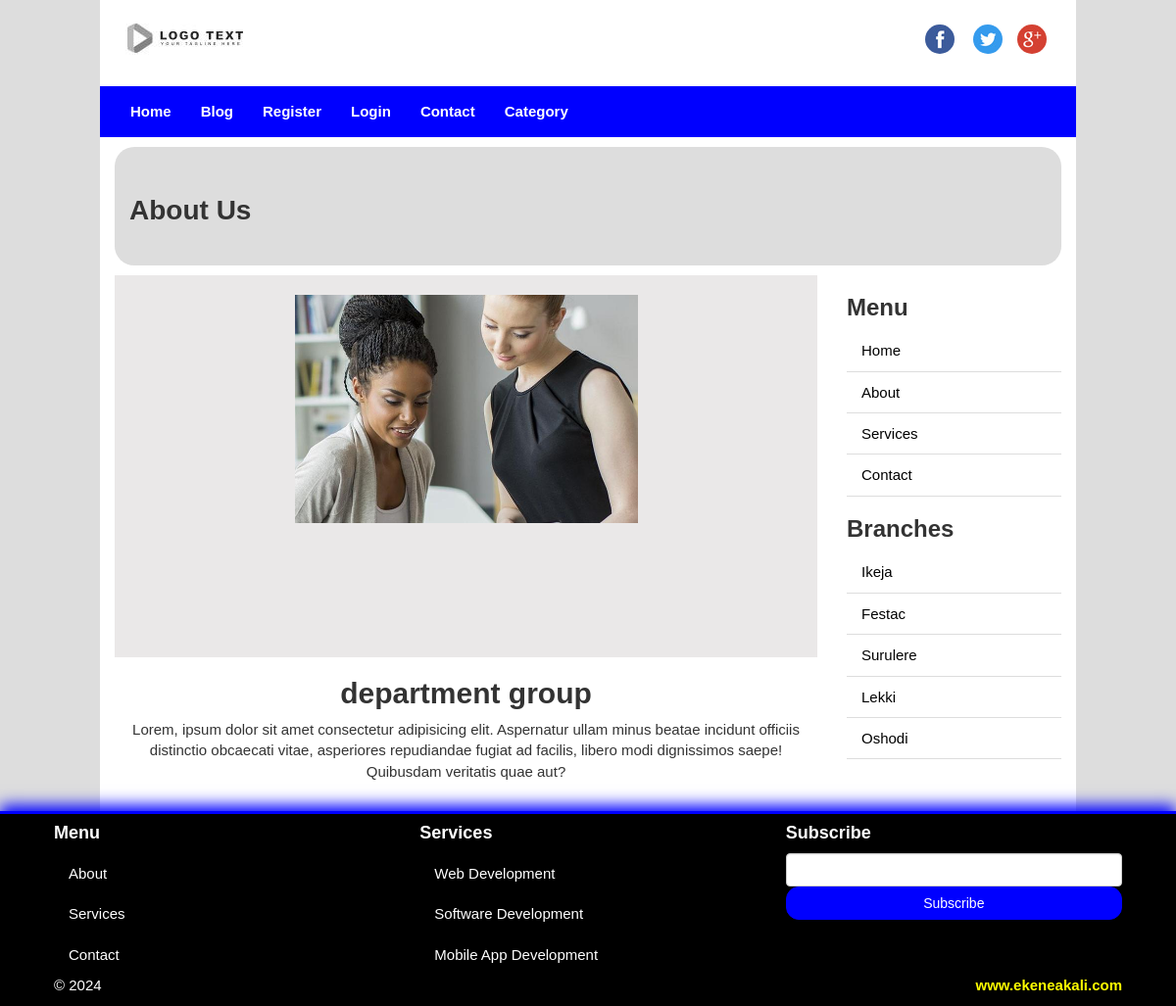
Page /pages/about-detail/6/ on the committed database.
### cms_app/models.py (models this page shows, shortened)
class Team(models.Model):
    team_name = models.CharField(max_length=120)
    profile_pic = models.FileField(blank=True, null=True, upload_to='uploads', verbose_name='Profile Picture')
    biography = models.TextField()
    class Meta():
        verbose_name_plural='Our Team'
    def get_profile(self):
        if self.profile_pic:
            return self.profile_pic.url

### cms_app/views.py (the view)
# urls.py: path('about-detail/<int:abt_id>/', views.about_detail, name='ekene_detail'),
def about_detail(request, abt_id):
    team_detail = Team.objects.get(id=abt_id)
    return render(request, 'cms_app/detail.html', {'detail':team_detail})

### cms_app/context_processor.py (called while the page is built)
def category_menu(request):
    return {'menu':Category.objects.all()}

### templates/cms_app/detail.html (shortened to what this page needs)
{% extends 'cms_app/base.html' %}
{% load static %}
{% block content %}
<section id="sectionTitle">
  <div class="pageTitle">
    <h1>About Us</h1>
  </div>
</section>
<section id="content">
  <div class="row">
    <div class="col-sm-9 text-center" id="detailContent">
      {% if detail %}
      <div class="contain-img">
        <div class="img-div">
            <img src="{{ detail.get_profile }}" class="img-responsive">
        </div>
      </div>
      <div class="detail-content">
        <h2>{{ detail.team_name  }}</h2>
        <p>
          {{ detail.biography }}
        </p>
      </div>
      {% endif %}
    </div>
    {% include 'cms_app/sidebar.html' %}
  </div>
</section>
{% endblock %}

### static/cms_app/css/ekene.css (style rules this page uses)
body { font-family: arial, verdana, sans-serif; font-size:15px; background-color:#ddd; }
h1, h2, h3, h4, h5, h6 { font-weight: bold; }
h1 { font-size:28px; }
#sectionTitle { background-color:#ddd; padding:30px 15px; margin: 10px 0; border-radius:20px; }
.img-div { width: 350px; height: 350px; margin: auto; }
.contain-img { background-color: #EAE8E8; padding: 20px; box-sizing: border-box; }
#detailContent img { width: 100%; height: auto; }

### rows in the picture
Team: get_profile (picture), team_name "department group", biography "Lorem, ipsum dolor sit amet consectetur adipisicing elit. Aspernatur ullam minus beatae incidunt officiis distinctio obcaecati vitae, asperiores repudiandae fugiat ad facilis, libero modi dignissimos saepe! Quibusdam veritatis quae aut?"
